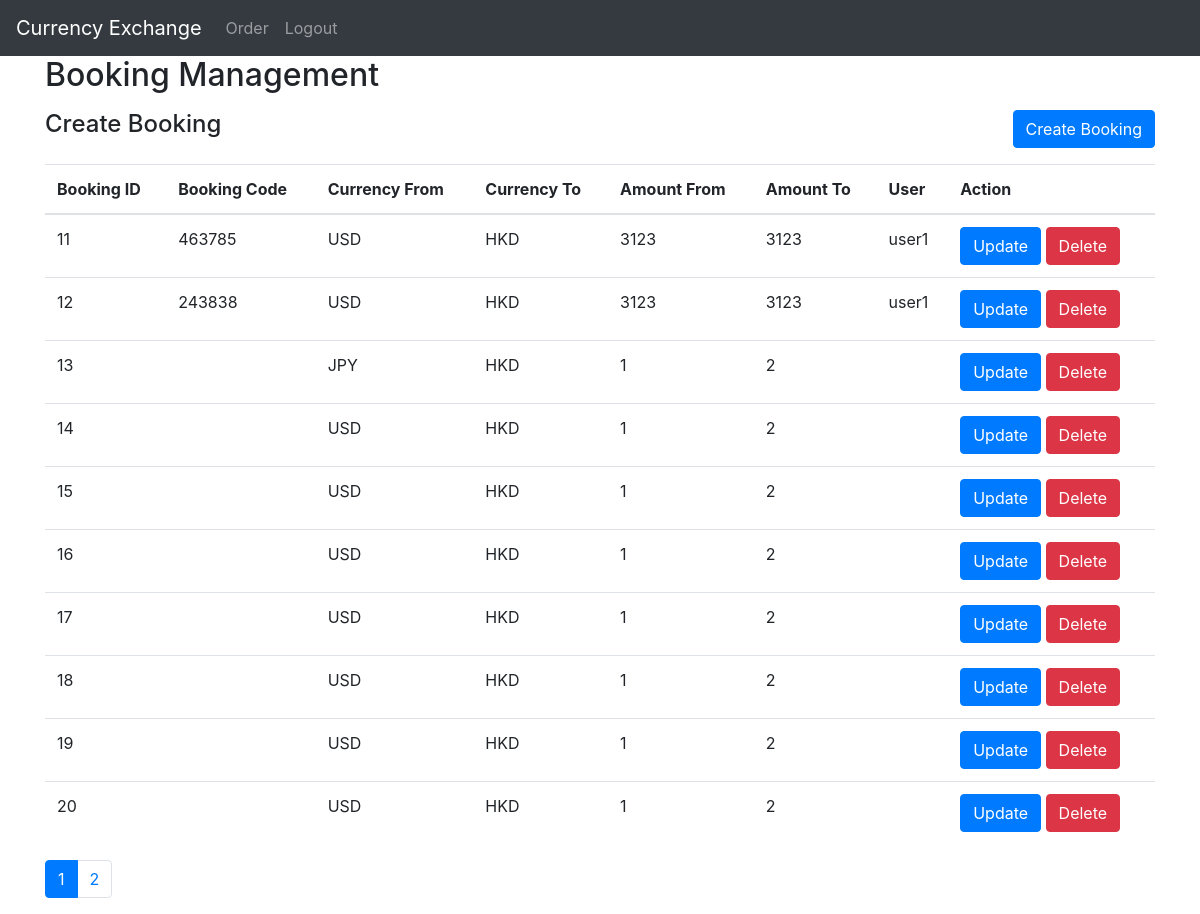
The page /booking_admin.php (signed in) on the database its author committed.
### tables this page shows
CREATE TABLE "bookings" (
	"id"	INTEGER,
	"booking_code"	TEXT,
	"currency_from"	TEXT,
	"currency_to"	TEXT,
	"amount_from"	REAL,
	"amount_to"	REAL,
	"username"	TEXT,
	PRIMARY KEY("id" AUTOINCREMENT)
);

### booking_admin.php (the view, shortened to what this page needs)
<?php include("header.php"); ?>
<div class="container">
    <h2>Booking Management</h2>
    <?php
$bookingsPerPage = 10;
$page = isset($_GET['page']) ? (int)$_GET['page'] : 1;
$offset = ($page - 1) * $bookingsPerPage;
?>
<?php
    $db = new SQLite3('database.db');
    $query = "SELECT * FROM bookings LIMIT $bookingsPerPage OFFSET $offset";
    $result = $db->query($query);
    $bookings = [];
    while ($row = $result->fetchArray(SQLITE3_ASSOC)) {
      $bookings[] = $row;
    }
    ?>
<?php
$totalBookingsQuery = "SELECT COUNT(*) as count FROM bookings";
$totalBookingsResult = $db->query($totalBookingsQuery);
$totalBookings = $totalBookingsResult->fetchArray(SQLITE3_ASSOC)['count'];
$totalPages = ceil($totalBookings / $bookingsPerPage);
?>
<div class="row mt-3 mb-3">
  <div class="col-md-6">
    <h4>Create Booking</h4>
  </div>
  <div class="col-md-6 text-right">
    <button type="button" class="btn btn-primary" data-toggle="modal" data-target="#createBookingModal">
      Create Booking
    </button>
  </div>
</div>
    <table class="table">
      <thead>
        <tr>
          <th>Booking ID</th>
          <th>Booking Code</th>
          <th>Currency From</th>
          <th>Currency To</th>
          <th>Amount From</th>
          <th>Amount To</th>
          <th>User</th>
          <th>Action</th>
        </tr>
      </thead>
      <tbody>
        <?php foreach ($bookings as $booking) { ?>
          <tr>
            <td><?php echo $booking['id']; ?></td>
            <td><?php echo $booking['booking_code']; ?></td>
            <td><?php echo $booking['currency_from']; ?></td>
            <td><?php echo $booking['currency_to']; ?></td>
            <td><?php echo $booking['amount_from']; ?></td>
            <td><?php echo $booking['amount_to']; ?></td>
            <td><?php echo $booking['username']; ?></td>
            <td>
<form method="POST"> <button type="button" class="btn btn-primary update-button" data-toggle="modal" data-target="#updateBookingModal" data-booking='<?php echo json_encode($booking); ?>'>Update</button>
  <button type="submit" name="delete" class="btn btn-danger">Delete</button>
</form>    </td>
          </tr>
        <?php } ?>
      </tbody>
    </table>
    <nav aria-label="Page navigation">
  <ul class="pagination">
    <?php for ($i = 1; $i <= $totalPages; $i++) { ?>
      <li class="page-item <?php echo $i === $page ? 'active' : ''; ?>"><a class="page-link" href="?page=<?php echo $i; ?>"><?php echo $i; ?></a></li>
    <?php } ?>
  </ul>
</nav>
  </div>
  <?php include("footer.php"); ?>

### rows shown on the page
bookings: id "11", booking_code "463785", currency_from "USD", currency_to "HKD", amount_from "3123", amount_to "3123", username "user1"
bookings: id "12", booking_code "243838", currency_from "USD", currency_to "HKD", amount_from "3123", amount_to "3123", username "user1"
bookings: id "13", currency_from "JPY", currency_to "HKD", amount_from "1", amount_to "2"
bookings: id "14", currency_from "USD", currency_to "HKD", amount_from "1", amount_to "2"
bookings: id "15", currency_from "USD", currency_to "HKD", amount_from "1", amount_to "2"
bookings: id "16", currency_from "USD", currency_to "HKD", amount_from "1", amount_to "2"
bookings: id "17", currency_from "USD", currency_to "HKD", amount_from "1", amount_to "2"
bookings: id "18", currency_from "USD", currency_to "HKD", amount_from "1", amount_to "2"
bookings: id "19", currency_from "USD", currency_to "HKD", amount_from "1", amount_to "2"
bookings: id "20", currency_from "USD", currency_to "HKD", amount_from "1", amount_to "2"
